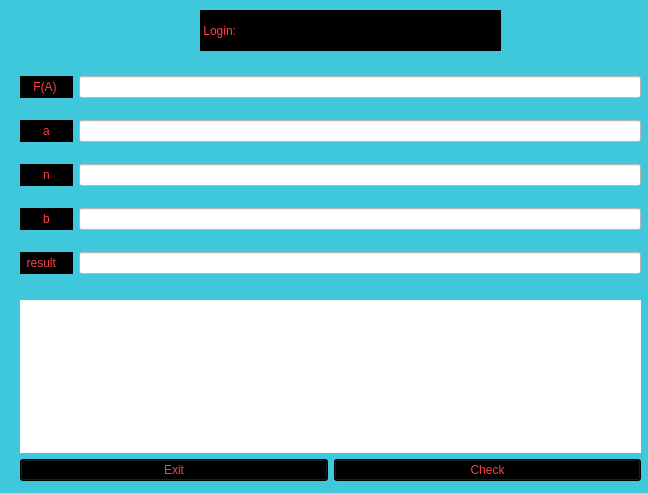
<?xml version="1.0" encoding="UTF-8"?>
<ui version="4.0">
 <class>Secant_method</class>
 <widget class="QWidget" name="Secant_method">
  <property name="geometry">
   <rect>
    <x>0</x>
    <y>0</y>
    <width>648</width>
    <height>493</height>
   </rect>
  </property>
  <property name="windowTitle">
   <string>Form</string>
  </property>
  <property name="styleSheet">
   <string notr="true">background-color: rgb(63, 199, 220);</string>
  </property>
  <widget class="QWidget" name="gridLayoutWidget">
   <property name="geometry">
    <rect>
     <x>20</x>
     <y>60</y>
     <width>621</width>
     <height>231</height>
    </rect>
   </property>
   <layout class="QGridLayout" name="gridLayout">
    <item row="4" column="0">
     <widget class="QLabel" name="label_3">
      <property name="styleSheet">
       <string notr="true">font: 700 14pt &quot;Times New Roman&quot;;
color: rgb(255, 64, 64);
background-color: rgb(0, 0, 0);
</string>
      </property>
      <property name="text">
       <string>  result     </string>
      </property>
     </widget>
    </item>
    <item row="4" column="1">
     <widget class="QLineEdit" name="lineEdit_result">
      <property name="styleSheet">
       <string notr="true">font: 700 14pt &quot;Times New Roman&quot;;
color: rgb(255, 64, 64);
background-color: rgb(255, 255, 255);</string>
      </property>
     </widget>
    </item>
    <item row="0" column="0">
     <widget class="QLabel" name="label">
      <property name="styleSheet">
       <string notr="true">font: 700 14pt &quot;Times New Roman&quot;;
color: rgb(255, 64, 64);
background-color: rgb(0, 0, 0);
</string>
      </property>
      <property name="text">
       <string>    F(A)   </string>
      </property>
     </widget>
    </item>
    <item row="1" column="0">
     <widget class="QLabel" name="label_4">
      <property name="styleSheet">
       <string notr="true">font: 700 14pt &quot;Times New Roman&quot;;
color: rgb(255, 64, 64);
background-color: rgb(0, 0, 0);
</string>
      </property>
      <property name="text">
       <string>&lt;html&gt;&lt;head/&gt;&lt;body&gt;&lt;p align=&quot;center&quot;&gt;a&lt;/p&gt;&lt;/body&gt;&lt;/html&gt;</string>
      </property>
     </widget>
    </item>
    <item row="3" column="1">
     <widget class="QLineEdit" name="lineEdit_b">
      <property name="enabled">
       <bool>false</bool>
      </property>
      <property name="styleSheet">
       <string notr="true">font: 700 14pt &quot;Times New Roman&quot;;
color: rgb(255, 64, 64);
background-color: rgb(255, 255, 255);</string>
      </property>
     </widget>
    </item>
    <item row="3" column="0">
     <widget class="QLabel" name="label_5">
      <property name="styleSheet">
       <string notr="true">font: 700 14pt &quot;Times New Roman&quot;;
color: rgb(255, 64, 64);
background-color: rgb(0, 0, 0);
</string>
      </property>
      <property name="text">
       <string>&lt;html&gt;&lt;head/&gt;&lt;body&gt;&lt;p align=&quot;center&quot;&gt;b&lt;/p&gt;&lt;/body&gt;&lt;/html&gt;</string>
      </property>
     </widget>
    </item>
    <item row="0" column="1">
     <widget class="QLineEdit" name="lineEdit_f">
      <property name="enabled">
       <bool>false</bool>
      </property>
      <property name="styleSheet">
       <string notr="true">font: 700 14pt &quot;Times New Roman&quot;;
color: rgb(255, 64, 64);
background-color: rgb(255, 255, 255);</string>
      </property>
     </widget>
    </item>
    <item row="1" column="1">
     <widget class="QLineEdit" name="lineEdit_a">
      <property name="enabled">
       <bool>false</bool>
      </property>
      <property name="styleSheet">
       <string notr="true">font: 700 14pt &quot;Times New Roman&quot;;
color: rgb(255, 64, 64);
background-color: rgb(255, 255, 255);</string>
      </property>
     </widget>
    </item>
    <item row="2" column="1">
     <widget class="QLineEdit" name="lineEdit_n">
      <property name="enabled">
       <bool>false</bool>
      </property>
      <property name="styleSheet">
       <string notr="true">font: 700 14pt &quot;Times New Roman&quot;;
color: rgb(255, 64, 64);
background-color: rgb(255, 255, 255);</string>
      </property>
     </widget>
    </item>
    <item row="2" column="0">
     <widget class="QLabel" name="label_n">
      <property name="styleSheet">
       <string notr="true">font: 700 14pt &quot;Times New Roman&quot;;
color: rgb(255, 64, 64);
background-color: rgb(0, 0, 0);
</string>
      </property>
      <property name="text">
       <string>&lt;html&gt;&lt;head/&gt;&lt;body&gt;&lt;p align=&quot;center&quot;&gt;n&lt;/p&gt;&lt;/body&gt;&lt;/html&gt;</string>
      </property>
     </widget>
    </item>
   </layout>
  </widget>
  <widget class="QWidget" name="verticalLayoutWidget">
   <property name="geometry">
    <rect>
     <x>20</x>
     <y>300</y>
     <width>621</width>
     <height>181</height>
    </rect>
   </property>
   <layout class="QVBoxLayout" name="verticalLayout">
    <item>
     <widget class="QLabel" name="label_error">
      <property name="styleSheet">
       <string notr="true">font: 700 14pt &quot;Times New Roman&quot;;
color: rgb(255, 64, 64);
background-color: rgb(255, 255, 255);</string>
      </property>
      <property name="text">
       <string/>
      </property>
     </widget>
    </item>
    <item>
     <layout class="QHBoxLayout" name="horizontalLayout">
      <item>
       <widget class="QPushButton" name="pushButton_exit_task1">
        <property name="styleSheet">
         <string notr="true">font: 700 14pt &quot;Times New Roman&quot;;
color: rgb(255, 64, 64);
background-color: rgb(0, 0, 0);</string>
        </property>
        <property name="text">
         <string>Exit</string>
        </property>
       </widget>
      </item>
      <item>
       <widget class="QPushButton" name="pushButton_check_task1">
        <property name="styleSheet">
         <string notr="true">font: 700 14pt &quot;Times New Roman&quot;;
color: rgb(255, 64, 64);
background-color: rgb(0, 0, 0);</string>
        </property>
        <property name="text">
         <string>Check</string>
        </property>
       </widget>
      </item>
     </layout>
    </item>
   </layout>
  </widget>
  <widget class="QLabel" name="label_login">
   <property name="geometry">
    <rect>
     <x>280</x>
     <y>10</y>
     <width>221</width>
     <height>41</height>
    </rect>
   </property>
   <property name="styleSheet">
    <string notr="true">font: 700 14pt &quot;Times New Roman&quot;;
color: rgb(255, 64, 64);
background-color: rgb(0, 0, 0);
</string>
   </property>
   <property name="text">
    <string/>
   </property>
  </widget>
  <widget class="QLabel" name="label1">
   <property name="geometry">
    <rect>
     <x>200</x>
     <y>10</y>
     <width>81</width>
     <height>41</height>
    </rect>
   </property>
   <property name="styleSheet">
    <string notr="true">font: 700 14pt &quot;Times New Roman&quot;;
color: rgb(255, 64, 64);
background-color: rgb(0, 0, 0);
</string>
   </property>
   <property name="text">
    <string> Login:</string>
   </property>
  </widget>
 </widget>
 <resources/>
 <connections/>
</ui>
